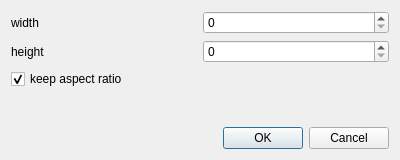
<?xml version="1.0" encoding="UTF-8"?>
<ui version="4.0">
 <class>ResizeAction</class>
 <widget class="QDialog" name="ResizeAction">
  <property name="geometry">
   <rect>
    <x>0</x>
    <y>0</y>
    <width>400</width>
    <height>160</height>
   </rect>
  </property>
  <property name="windowTitle">
   <string>Resize</string>
  </property>
  <layout class="QVBoxLayout" name="verticalLayout">
   <item>
    <layout class="QGridLayout" name="gridLayout">
     <item row="0" column="0">
      <widget class="QLabel" name="label">
       <property name="text">
        <string>width</string>
       </property>
      </widget>
     </item>
     <item row="0" column="1">
      <widget class="QSpinBox" name="width">
       <property name="maximum">
        <number>9999</number>
       </property>
      </widget>
     </item>
     <item row="1" column="0">
      <widget class="QLabel" name="label_2">
       <property name="text">
        <string>height</string>
       </property>
      </widget>
     </item>
     <item row="1" column="1">
      <widget class="QSpinBox" name="height">
       <property name="maximum">
        <number>9999</number>
       </property>
      </widget>
     </item>
     <item row="2" column="0" colspan="2">
      <widget class="QCheckBox" name="keep_aspect_ratio">
       <property name="text">
        <string>keep aspect ratio</string>
       </property>
       <property name="checked">
        <bool>true</bool>
       </property>
      </widget>
     </item>
    </layout>
   </item>
   <item>
    <spacer name="verticalSpacer">
     <property name="orientation">
      <enum>Qt::Vertical</enum>
     </property>
     <property name="sizeHint" stdset="0">
      <size>
       <width>20</width>
       <height>40</height>
      </size>
     </property>
    </spacer>
   </item>
   <item>
    <widget class="QDialogButtonBox" name="buttonBox">
     <property name="orientation">
      <enum>Qt::Horizontal</enum>
     </property>
     <property name="standardButtons">
      <set>QDialogButtonBox::Cancel|QDialogButtonBox::Ok</set>
     </property>
    </widget>
   </item>
  </layout>
 </widget>
 <resources/>
 <connections>
  <connection>
   <sender>buttonBox</sender>
   <signal>accepted()</signal>
   <receiver>ResizeAction</receiver>
   <slot>accept()</slot>
   <hints>
    <hint type="sourcelabel">
     <x>248</x>
     <y>254</y>
    </hint>
    <hint type="destinationlabel">
     <x>157</x>
     <y>274</y>
    </hint>
   </hints>
  </connection>
  <connection>
   <sender>buttonBox</sender>
   <signal>rejected()</signal>
   <receiver>ResizeAction</receiver>
   <slot>reject()</slot>
   <hints>
    <hint type="sourcelabel">
     <x>316</x>
     <y>260</y>
    </hint>
    <hint type="destinationlabel">
     <x>286</x>
     <y>274</y>
    </hint>
   </hints>
  </connection>
 </connections>
</ui>
